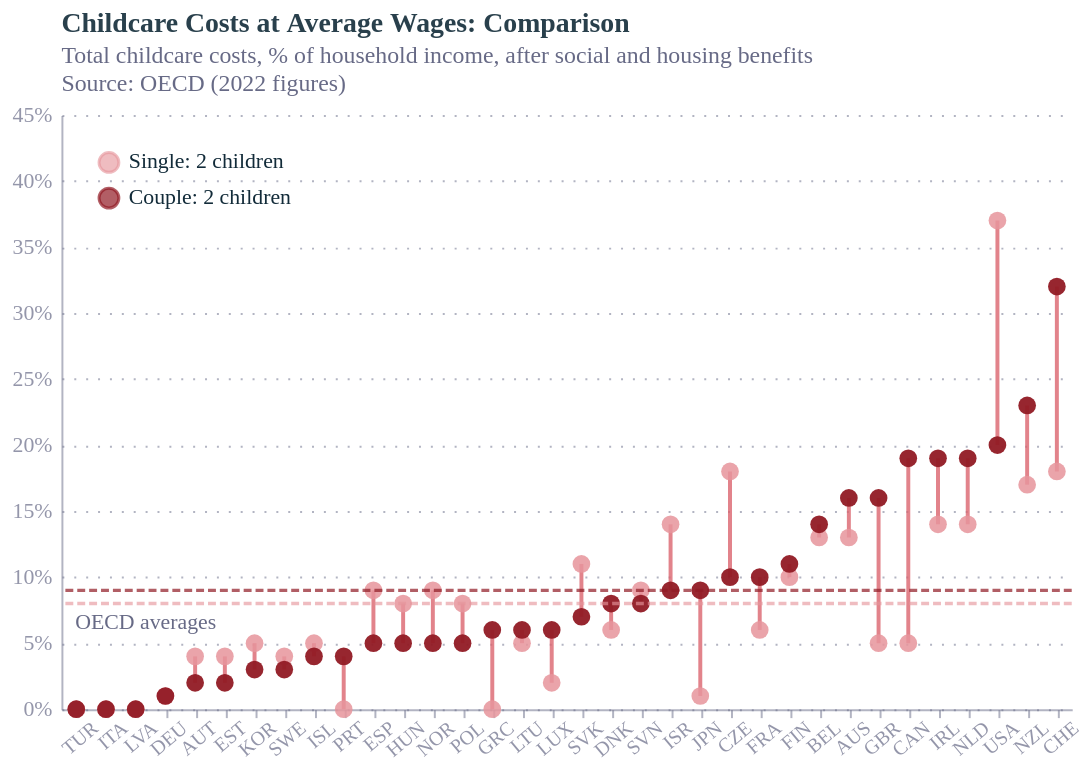

Here is the Vega-Lite specification saved for this chart:
### Vega-Lite specification from a JSON file in a GitHub repository (floating-point values rounded to 4 significant figures)
{"config": {"font": "Circular Std", "text": {"color": "#676A86", "align": "left", "baseline": "middle", "dx": 7, "dy": 0, "fontSize": 11}, "view": {"stroke": null, "continuousWidth": 400, "continuousHeight": 300, "discreteWidth": 400, "discreteHeight": 300}, "bar": {"color": "#179fdb"}, "line": {"color": "#e6224b"}, "rule": {"color": "#676A86"}, "area": {"opacity": 0.3}, "point": {"filled": true, "size": 80, "color": "#e6224b", "opacity": 0.95}, "geoshape": {"stroke": "white", "strokeWidth": 0.3}, "rect": {"fill": "#d6d4d4", "opacity": 0.3}, "axis": {"labelColor": "#676A86", "labelFontSize": 11, "labelFont": "Circular Std", "labelOpacity": 0.7, "tickColor": "#676A86", "tickOpacity": 0.5, "domainColor": "#676A86", "domainOpacity": 0.5, "gridColor": "#676A86", "gridDash": [2, 2], "gridOpacity": 0.5, "title": null, "titleColor": "#676A86", "titleOpacity": 0.8, "tickSize": 4}, "axisXDiscrete": {"grid": false, "labelAngle": 0, "tickCount": 10, "tickOpacity": 0.5, "title": null}, "axisYDiscrete": {"ticks": false, "labelPadding": 5}, "axisXTemporal": {"grid": false, "ticks": true}, "axisXQuantitative": {"grid": true}, "axisYQuantitative": {"gridColor": "#676A86", "gridDash": [1, 5], "gridOpacity": 0.5, "ticks": false, "labelPadding": 5, "tickCount": 8, "titleAngle": 0, "titleAlign": "left", "titleBaseline": "bottom", "titleX": 0, "titleY": -5}, "title": {"color": "#122b39E6", "subtitleColor": "#676A86", "font": "Circular Std", "subtitleFont": "Circular Std", "anchor": "start", "fontSize": 14, "subtitleFontSize": 12, "subtitlePadding": 4, "offset": 0, "frame": "group"}, "legend": {"titleColor": "#122b39", "title": null, "labelColor": "#122b39", "labelFontSize": 11}}, "layer": [{"mark": {"type": "line", "opacity": 0.8}, "encoding": {"color": {"value": "#db646f"}, "detail": {"field": "ISO3", "type": "nominal"}, "order": {"field": "Rank_Couple", "type": "quantitative"}, "tooltip": [{"field": "Country"}, {"field": "Family type"}, {"field": "Value", "format": "~%", "title": "Income share"}], "x": {"axis": {"labelAngle": -40, "labelOffset": 6, "labelFontSize": 10, "labelPadding": 0}, "field": "ISO3", "sort": {"field": "Rank_Couple", "op": "average", "order": "ascending"}, "type": "nominal"}, "y": {"axis": {"format": "%"}, "field": "Value", "scale": {"domain": [0, 0.45]}, "type": "quantitative"}}, "title": {"text": "Childcare Costs at Average Wages: Comparison", "anchor": "start", "dx": 0, "frame": "group", "subtitle": ["Total childcare costs, % of household income, after social and housing benefits", "Source: OECD (2022 figures)"]}, "transform": [{"filter": "(datum.Country !== 'OECD averages')"}]}, {"mark": {"type": "point"}, "encoding": {"color": {"field": "Family type", "legend": {"orient": "top-left", "labelLimit": 0}, "scale": {"domain": ["Single: 2 children", "Couple: 2 children"], "range": ["#e6959cE6", "#911a24"]}, "type": "nominal"}, "order": {"field": "Rank_Couple", "type": "quantitative"}, "tooltip": [{"field": "Country"}, {"field": "Family type"}, {"field": "Value", "format": "~%", "title": "Income share"}], "x": {"axis": {"labelAngle": -40, "labelOffset": 6, "labelFontSize": 10, "labelPadding": 0}, "field": "ISO3", "sort": {"field": "Rank_Couple", "op": "average", "order": "ascending"}, "type": "nominal"}, "y": {"axis": {"format": "%"}, "field": "Value", "scale": {"domain": [0, 0.45]}, "type": "quantitative"}}, "title": {"text": "Childcare Costs at Average Wages: Comparison", "anchor": "start", "dx": 0, "frame": "group", "subtitle": ["Total childcare costs, % of household income, after social and housing benefits", "Source: OECD (2022 figures)"]}, "transform": [{"filter": "(datum.Country !== 'OECD averages')"}]}, {"mark": {"type": "rule", "opacity": 0.7, "size": 1.7, "strokeDash": [4, 2]}, "encoding": {"color": {"field": "Family type", "type": "nominal"}, "tooltip": [{"field": "Country"}, {"field": "Family type"}, {"field": "Value", "format": "~%", "title": "Income share"}], "y": {"field": "Value", "type": "quantitative"}}, "transform": [{"filter": "(datum.Country === 'OECD averages')"}]}, {"mark": {"type": "text", "align": "left", "dy": 10, "text": "OECD"}, "encoding": {"color": {"value": "#676A86"}, "text": {"field": "Country", "type": "nominal"}, "tooltip": [{"field": "Country"}, {"field": "Family type"}, {"field": "Value", "format": "~%", "title": "Income share"}], "x": {"value": 0}, "y": {"field": "Value", "type": "quantitative"}}, "transform": [{"filter": "(datum.Country === 'OECD averages')"}, {"filter": "(datum['Family type'] === 'Single: 2 children')"}, {"filter": "datum['ISO3']"}]}], "data": {"name": "data-dd3d28629fb94600a855e674c70551ce"}, "height": 300, "width": 510, "$schema": "https://vega.github.io/schema/vega-lite/v5.17.0.json", "datasets": {"data-dd3d28629fb94600a855e674c70551ce": [{"ISO3": "AUS", "Country": "Australia", "Type of indicator": "Percentage of net household income", "Family type": "Single: 2 children", "Earnings of the first adult": "Average Wage", "Include social assistance benefits": "Yes", "Include housing benefits": "Yes", "Year": 2022, "Value": 0.13, "Rank_Single": 32.0, "Rank_Couple": 0.0}, {"ISO3": "AUT", "Country": "Austria", "Type of indicator": "Percentage of net household income", "Family type": "Single: 2 children", "Earnings of the first adult": "Average Wage", "Include social assistance benefits": "Yes", "Include housing benefits": "Yes", "Year": 2022, "Value": 0.04, "Rank_Single": 14.0, "Rank_Couple": 0.0}, {"ISO3": "BEL", "Country": "Belgium", "Type of indicator": "Percentage of net household income", "Family type": "Single: 2 children", "Earnings of the first adult": "Average Wage", "Include social assistance benefits": "Yes", "Include housing benefits": "Yes", "Year": 2022, "Value": 0.13, "Rank_Single": 32.0, "Rank_Couple": 0.0}, {"ISO3": "CAN", "Country": "Canada", "Type of indicator": "Percentage of net household income", "Family type": "Single: 2 children", "Earnings of the first adult": "Average Wage", "Include social assistance benefits": "Yes", "Include housing benefits": "Yes", "Year": 2022, "Value": 0.05, "Rank_Single": 18.0, "Rank_Couple": 0.0}, {"ISO3": "CHE", "Country": "Switzerland", "Type of indicator": "Percentage of net household income", "Family type": "Single: 2 children", "Earnings of the first adult": "Average Wage", "Include social assistance benefits": "Yes", "Include housing benefits": "Yes", "Year": 2022, "Value": 0.18, "Rank_Single": 38.5, "Rank_Couple": 0.0}, {"ISO3": "CZE", "Country": "Czechia", "Type of indicator": "Percentage of net household income", "Family type": "Single: 2 children", "Earnings of the first adult": "Average Wage", "Include social assistance benefits": "Yes", "Include housing benefits": "Yes", "Year": 2022, "Value": 0.18, "Rank_Single": 38.5, "Rank_Couple": 0.0}, {"ISO3": "DEU", "Country": "Germany", "Type of indicator": "Percentage of net household income", "Family type": "Single: 2 children", "Earnings of the first adult": "Average Wage", "Include social assistance benefits": "Yes", "Include housing benefits": "Yes", "Year": 2022, "Value": 0.01, "Rank_Single": 8.5, "Rank_Couple": 0.0}, {"ISO3": "DNK", "Country": "Denmark", "Type of indicator": "Percentage of net household income", "Family type": "Single: 2 children", "Earnings of the first adult": "Average Wage", "Include social assistance benefits": "Yes", "Include housing benefits": "Yes", "Year": 2022, "Value": 0.06, "Rank_Single": 21.5, "Rank_Couple": 0.0}, {"ISO3": "ESP", "Country": "Spain", "Type of indicator": "Percentage of net household income", "Family type": "Single: 2 children", "Earnings of the first adult": "Average Wage", "Include social assistance benefits": "Yes", "Include housing benefits": "Yes", "Year": 2022, "Value": 0.09, "Rank_Single": 27.0, "Rank_Couple": 0.0}, {"ISO3": "EST", "Country": "Estonia", "Type of indicator": "Percentage of net household income", "Family type": "Single: 2 children", "Earnings of the first adult": "Average Wage", "Include social assistance benefits": "Yes", "Include housing benefits": "Yes", "Year": 2022, "Value": 0.04, "Rank_Single": 14.0, "Rank_Couple": 0.0}, {"ISO3": "FIN", "Country": "Finland", "Type of indicator": "Percentage of net household income", "Family type": "Single: 2 children", "Earnings of the first adult": "Average Wage", "Include social assistance benefits": "Yes", "Include housing benefits": "Yes", "Year": 2022, "Value": 0.1, "Rank_Single": 29.0, "Rank_Couple": 0.0}, {"ISO3": "FRA", "Country": "France", "Type of indicator": "Percentage of net household income", "Family type": "Single: 2 children", "Earnings of the first adult": "Average Wage", "Include social assistance benefits": "Yes", "Include housing benefits": "Yes", "Year": 2022, "Value": 0.06, "Rank_Single": 21.5, "Rank_Couple": 0.0}, {"ISO3": "GBR", "Country": "United Kingdom", "Type of indicator": "Percentage of net household income", "Family type": "Single: 2 children", "Earnings of the first adult": "Average Wage", "Include social assistance benefits": "Yes", "Include housing benefits": "Yes", "Year": 2022, "Value": 0.05, "Rank_Single": 18.0, "Rank_Couple": 0.0}, {"ISO3": "GRC", "Country": "Greece", "Type of indicator": "Percentage of net household income", "Family type": "Single: 2 children", "Earnings of the first adult": "Average Wage", "Include social assistance benefits": "Yes", "Include housing benefits": "Yes", "Year": 2022, "Value": 0.0, "Rank_Single": 4.0, "Rank_Couple": 0.0}, {"ISO3": "HUN", "Country": "Hungary", "Type of indicator": "Percentage of net household income", "Family type": "Single: 2 children", "Earnings of the first adult": "Average Wage", "Include social assistance benefits": "Yes", "Include housing benefits": "Yes", "Year": 2022, "Value": 0.08, "Rank_Single": 24.0, "Rank_Couple": 0.0}, {"ISO3": "IRL", "Country": "Ireland", "Type of indicator": "Percentage of net household income", "Family type": "Single: 2 children", "Earnings of the first adult": "Average Wage", "Include social assistance benefits": "Yes", "Include housing benefits": "Yes", "Year": 2022, "Value": 0.14, "Rank_Single": 35.0, "Rank_Couple": 0.0}, {"ISO3": "ISL", "Country": "Iceland", "Type of indicator": "Percentage of net household income", "Family type": "Single: 2 children", "Earnings of the first adult": "Average Wage", "Include social assistance benefits": "Yes", "Include housing benefits": "Yes", "Year": 2022, "Value": 0.05, "Rank_Single": 18.0, "Rank_Couple": 0.0}, {"ISO3": "ISR", "Country": "Israel", "Type of indicator": "Percentage of net household income", "Family type": "Single: 2 children", "Earnings of the first adult": "Average Wage", "Include social assistance benefits": "Yes", "Include housing benefits": "Yes", "Year": 2022, "Value": 0.14, "Rank_Single": 35.0, "Rank_Couple": 0.0}, {"ISO3": "ITA", "Country": "Italy", "Type of indicator": "Percentage of net household income", "Family type": "Single: 2 children", "Earnings of the first adult": "Average Wage", "Include social assistance benefits": "Yes", "Include housing benefits": "Yes", "Year": 2022, "Value": 0.0, "Rank_Single": 4.0, "Rank_Couple": 0.0}, {"ISO3": "JPN", "Country": "Japan", "Type of indicator": "Percentage of net household income", "Family type": "Single: 2 children", "Earnings of the first adult": "Average Wage", "Include social assistance benefits": "Yes", "Include housing benefits": "Yes", "Year": 2022, "Value": 0.01, "Rank_Single": 8.5, "Rank_Couple": 0.0}, {"ISO3": "KOR", "Country": "Korea", "Type of indicator": "Percentage of net household income", "Family type": "Single: 2 children", "Earnings of the first adult": "Average Wage", "Include social assistance benefits": "Yes", "Include housing benefits": "Yes", "Year": 2022, "Value": 0.05, "Rank_Single": 18.0, "Rank_Couple": 0.0}, {"ISO3": "LTU", "Country": "Lithuania", "Type of indicator": "Percentage of net household income", "Family type": "Single: 2 children", "Earnings of the first adult": "Average Wage", "Include social assistance benefits": "Yes", "Include housing benefits": "Yes", "Year": 2022, "Value": 0.05, "Rank_Single": 18.0, "Rank_Couple": 0.0}, {"ISO3": "LUX", "Country": "Luxembourg", "Type of indicator": "Percentage of net household income", "Family type": "Single: 2 children", "Earnings of the first adult": "Average Wage", "Include social assistance benefits": "Yes", "Include housing benefits": "Yes", "Year": 2022, "Value": 0.02, "Rank_Single": 10.5, "Rank_Couple": 0.0}, {"ISO3": "LVA", "Country": "Latvia", "Type of indicator": "Percentage of net household income", "Family type": "Single: 2 children", "Earnings of the first adult": "Average Wage", "Include social assistance benefits": "Yes", "Include housing benefits": "Yes", "Year": 2022, "Value": 0.0, "Rank_Single": 4.0, "Rank_Couple": 0.0}, {"ISO3": "NLD", "Country": "Netherlands", "Type of indicator": "Percentage of net household income", "Family type": "Single: 2 children", "Earnings of the first adult": "Average Wage", "Include social assistance benefits": "Yes", "Include housing benefits": "Yes", "Year": 2022, "Value": 0.14, "Rank_Single": 35.0, "Rank_Couple": 0.0}, {"ISO3": "NOR", "Country": "Norway", "Type of indicator": "Percentage of net household income", "Family type": "Single: 2 children", "Earnings of the first adult": "Average Wage", "Include social assistance benefits": "Yes", "Include housing benefits": "Yes", "Year": 2022, "Value": 0.09, "Rank_Single": 27.0, "Rank_Couple": 0.0}, {"ISO3": "NZL", "Country": "New Zealand", "Type of indicator": "Percentage of net household income", "Family type": "Single: 2 children", "Earnings of the first adult": "Average Wage", "Include social assistance benefits": "Yes", "Include housing benefits": "Yes", "Year": 2022, "Value": 0.17, "Rank_Single": 37.0, "Rank_Couple": 0.0}, {"ISO3": "OECD", "Country": "OECD averages", "Type of indicator": "Percentage of net household income", "Family type": "Single: 2 children", "Earnings of the first adult": "Average Wage", "Include social assistance benefits": "Yes", "Include housing benefits": "Yes", "Year": 2022, "Value": 0.08, "Rank_Single": 24.0, "Rank_Couple": 0.0}, {"ISO3": "POL", "Country": "Poland", "Type of indicator": "Percentage of net household income", "Family type": "Single: 2 children", "Earnings of the first adult": "Average Wage", "Include social assistance benefits": "Yes", "Include housing benefits": "Yes", "Year": 2022, "Value": 0.08, "Rank_Single": 24.0, "Rank_Couple": 0.0}, {"ISO3": "PRT", "Country": "Portugal", "Type of indicator": "Percentage of net household income", "Family type": "Single: 2 children", "Earnings of the first adult": "Average Wage", "Include social assistance benefits": "Yes", "Include housing benefits": "Yes", "Year": 2022, "Value": 0.0, "Rank_Single": 4.0, "Rank_Couple": 0.0}, {"ISO3": "SVK", "Country": "Slovak Republic", "Type of indicator": "Percentage of net household income", "Family type": "Single: 2 children", "Earnings of the first adult": "Average Wage", "Include social assistance benefits": "Yes", "Include housing benefits": "Yes", "Year": 2022, "Value": 0.11, "Rank_Single": 30.0, "Rank_Couple": 0.0}, {"ISO3": "SVN", "Country": "Slovenia", "Type of indicator": "Percentage of net household income", "Family type": "Single: 2 children", "Earnings of the first adult": "Average Wage", "Include social assistance benefits": "Yes", "Include housing benefits": "Yes", "Year": 2022, "Value": 0.09, "Rank_Single": 27.0, "Rank_Couple": 0.0}, {"ISO3": "SWE", "Country": "Sweden", "Type of indicator": "Percentage of net household income", "Family type": "Single: 2 children", "Earnings of the first adult": "Average Wage", "Include social assistance benefits": "Yes", "Include housing benefits": "Yes", "Year": 2022, "Value": 0.04, "Rank_Single": 14.0, "Rank_Couple": 0.0}, {"ISO3": "TUR", "Country": "Türkiye", "Type of indicator": "Percentage of net household income", "Family type": "Single: 2 children", "Earnings of the first adult": "Average Wage", "Include social assistance benefits": "Yes", "Include housing benefits": "Yes", "Year": 2022, "Value": 0.0, "Rank_Single": 0.0, "Rank_Couple": 0.0}, {"ISO3": "USA", "Country": "United States", "Type of indicator": "Percentage of net household income", "Family type": "Single: 2 children", "Earnings of the first adult": "Average Wage", "Include social assistance benefits": "Yes", "Include housing benefits": "Yes", "Year": 2022, "Value": 0.37, "Rank_Single": 41.0, "Rank_Couple": 0.0}, {"ISO3": "AUS", "Country": "Australia", "Type of indicator": "Percentage of net household income", "Family type": "Couple: 2 children", "Earnings of the first adult": "Average Wage", "Include social assistance benefits": "Yes", "Include housing benefits": "Yes", "Year": 2022, "Value": 0.16, "Rank_Single": 0.0, "Rank_Couple": 34.0}, {"ISO3": "AUT", "Country": "Austria", "Type of indicator": "Percentage of net household income", "Family type": "Couple: 2 children", "Earnings of the first adult": "Average Wage", "Include social assistance benefits": "Yes", "Include housing benefits": "Yes", "Year": 2022, "Value": 0.02, "Rank_Single": 0.0, "Rank_Couple": 8.0}, {"ISO3": "BEL", "Country": "Belgium", "Type of indicator": "Percentage of net household income", "Family type": "Couple: 2 children", "Earnings of the first adult": "Average Wage", "Include social assistance benefits": "Yes", "Include housing benefits": "Yes", "Year": 2022, "Value": 0.14, "Rank_Single": 0.0, "Rank_Couple": 32.0}, {"ISO3": "CAN", "Country": "Canada", "Type of indicator": "Percentage of net household income", "Family type": "Couple: 2 children", "Earnings of the first adult": "Average Wage", "Include social assistance benefits": "Yes", "Include housing benefits": "Yes", "Year": 2022, "Value": 0.19, "Rank_Single": 0.0, "Rank_Couple": 37.0}, {"ISO3": "CHE", "Country": "Switzerland", "Type of indicator": "Percentage of net household income", "Family type": "Couple: 2 children", "Earnings of the first adult": "Average Wage", "Include social assistance benefits": "Yes", "Include housing benefits": "Yes", "Year": 2022, "Value": 0.32, "Rank_Single": 0.0, "Rank_Couple": 41.0}, {"ISO3": "CZE", "Country": "Czechia", "Type of indicator": "Percentage of net household income", "Family type": "Couple: 2 children", "Earnings of the first adult": "Average Wage", "Include social assistance benefits": "Yes", "Include housing benefits": "Yes", "Year": 2022, "Value": 0.1, "Rank_Single": 0.0, "Rank_Couple": 29.5}, {"ISO3": "DEU", "Country": "Germany", "Type of indicator": "Percentage of net household income", "Family type": "Couple: 2 children", "Earnings of the first adult": "Average Wage", "Include social assistance benefits": "Yes", "Include housing benefits": "Yes", "Year": 2022, "Value": 0.01, "Rank_Single": 0.0, "Rank_Couple": 6.0}, {"ISO3": "DNK", "Country": "Denmark", "Type of indicator": "Percentage of net household income", "Family type": "Couple: 2 children", "Earnings of the first adult": "Average Wage", "Include social assistance benefits": "Yes", "Include housing benefits": "Yes", "Year": 2022, "Value": 0.08, "Rank_Single": 0.0, "Rank_Couple": 24.5}, {"ISO3": "ESP", "Country": "Spain", "Type of indicator": "Percentage of net household income", "Family type": "Couple: 2 children", "Earnings of the first adult": "Average Wage", "Include social assistance benefits": "Yes", "Include housing benefits": "Yes", "Year": 2022, "Value": 0.05, "Rank_Single": 0.0, "Rank_Couple": 16.5}, {"ISO3": "EST", "Country": "Estonia", "Type of indicator": "Percentage of net household income", "Family type": "Couple: 2 children", "Earnings of the first adult": "Average Wage", "Include social assistance benefits": "Yes", "Include housing benefits": "Yes", "Year": 2022, "Value": 0.02, "Rank_Single": 0.0, "Rank_Couple": 8.0}, {"ISO3": "FIN", "Country": "Finland", "Type of indicator": "Percentage of net household income", "Family type": "Couple: 2 children", "Earnings of the first adult": "Average Wage", "Include social assistance benefits": "Yes", "Include housing benefits": "Yes", "Year": 2022, "Value": 0.11, "Rank_Single": 0.0, "Rank_Couple": 31.0}, {"ISO3": "FRA", "Country": "France", "Type of indicator": "Percentage of net household income", "Family type": "Couple: 2 children", "Earnings of the first adult": "Average Wage", "Include social assistance benefits": "Yes", "Include housing benefits": "Yes", "Year": 2022, "Value": 0.1, "Rank_Single": 0.0, "Rank_Couple": 29.5}, {"ISO3": "GBR", "Country": "United Kingdom", "Type of indicator": "Percentage of net household income", "Family type": "Couple: 2 children", "Earnings of the first adult": "Average Wage", "Include social assistance benefits": "Yes", "Include housing benefits": "Yes", "Year": 2022, "Value": 0.16, "Rank_Single": 0.0, "Rank_Couple": 34.0}, {"ISO3": "GRC", "Country": "Greece", "Type of indicator": "Percentage of net household income", "Family type": "Couple: 2 children", "Earnings of the first adult": "Average Wage", "Include social assistance benefits": "Yes", "Include housing benefits": "Yes", "Year": 2022, "Value": 0.06, "Rank_Single": 0.0, "Rank_Couple": 20.0}, {"ISO3": "HUN", "Country": "Hungary", "Type of indicator": "Percentage of net household income", "Family type": "Couple: 2 children", "Earnings of the first adult": "Average Wage", "Include social assistance benefits": "Yes", "Include housing benefits": "Yes", "Year": 2022, "Value": 0.05, "Rank_Single": 0.0, "Rank_Couple": 16.5}, {"ISO3": "IRL", "Country": "Ireland", "Type of indicator": "Percentage of net household income", "Family type": "Couple: 2 children", "Earnings of the first adult": "Average Wage", "Include social assistance benefits": "Yes", "Include housing benefits": "Yes", "Year": 2022, "Value": 0.19, "Rank_Single": 0.0, "Rank_Couple": 37.0}, {"ISO3": "ISL", "Country": "Iceland", "Type of indicator": "Percentage of net household income", "Family type": "Couple: 2 children", "Earnings of the first adult": "Average Wage", "Include social assistance benefits": "Yes", "Include housing benefits": "Yes", "Year": 2022, "Value": 0.04, "Rank_Single": 0.0, "Rank_Couple": 13.5}, {"ISO3": "ISR", "Country": "Israel", "Type of indicator": "Percentage of net household income", "Family type": "Couple: 2 children", "Earnings of the first adult": "Average Wage", "Include social assistance benefits": "Yes", "Include housing benefits": "Yes", "Year": 2022, "Value": 0.09, "Rank_Single": 0.0, "Rank_Couple": 27.0}, {"ISO3": "ITA", "Country": "Italy", "Type of indicator": "Percentage of net household income", "Family type": "Couple: 2 children", "Earnings of the first adult": "Average Wage", "Include social assistance benefits": "Yes", "Include housing benefits": "Yes", "Year": 2022, "Value": 0.0, "Rank_Single": 0.0, "Rank_Couple": 3.0}, {"ISO3": "JPN", "Country": "Japan", "Type of indicator": "Percentage of net household income", "Family type": "Couple: 2 children", "Earnings of the first adult": "Average Wage", "Include social assistance benefits": "Yes", "Include housing benefits": "Yes", "Year": 2022, "Value": 0.09, "Rank_Single": 0.0, "Rank_Couple": 27.0}, {"ISO3": "KOR", "Country": "Korea", "Type of indicator": "Percentage of net household income", "Family type": "Couple: 2 children", "Earnings of the first adult": "Average Wage", "Include social assistance benefits": "Yes", "Include housing benefits": "Yes", "Year": 2022, "Value": 0.03, "Rank_Single": 0.0, "Rank_Couple": 11.0}, {"ISO3": "LTU", "Country": "Lithuania", "Type of indicator": "Percentage of net household income", "Family type": "Couple: 2 children", "Earnings of the first adult": "Average Wage", "Include social assistance benefits": "Yes", "Include housing benefits": "Yes", "Year": 2022, "Value": 0.06, "Rank_Single": 0.0, "Rank_Couple": 20.0}, {"ISO3": "LUX", "Country": "Luxembourg", "Type of indicator": "Percentage of net household income", "Family type": "Couple: 2 children", "Earnings of the first adult": "Average Wage", "Include social assistance benefits": "Yes", "Include housing benefits": "Yes", "Year": 2022, "Value": 0.06, "Rank_Single": 0.0, "Rank_Couple": 20.0}, {"ISO3": "LVA", "Country": "Latvia", "Type of indicator": "Percentage of net household income", "Family type": "Couple: 2 children", "Earnings of the first adult": "Average Wage", "Include social assistance benefits": "Yes", "Include housing benefits": "Yes", "Year": 2022, "Value": 0.0, "Rank_Single": 0.0, "Rank_Couple": 3.0}, {"ISO3": "NLD", "Country": "Netherlands", "Type of indicator": "Percentage of net household income", "Family type": "Couple: 2 children", "Earnings of the first adult": "Average Wage", "Include social assistance benefits": "Yes", "Include housing benefits": "Yes", "Year": 2022, "Value": 0.19, "Rank_Single": 0.0, "Rank_Couple": 37.0}, {"ISO3": "NOR", "Country": "Norway", "Type of indicator": "Percentage of net household income", "Family type": "Couple: 2 children", "Earnings of the first adult": "Average Wage", "Include social assistance benefits": "Yes", "Include housing benefits": "Yes", "Year": 2022, "Value": 0.05, "Rank_Single": 0.0, "Rank_Couple": 16.5}, {"ISO3": "NZL", "Country": "New Zealand", "Type of indicator": "Percentage of net household income", "Family type": "Couple: 2 children", "Earnings of the first adult": "Average Wage", "Include social assistance benefits": "Yes", "Include housing benefits": "Yes", "Year": 2022, "Value": 0.23, "Rank_Single": 0.0, "Rank_Couple": 40.0}, {"ISO3": "OECD", "Country": "OECD averages", "Type of indicator": "Percentage of net household income", "Family type": "Couple: 2 children", "Earnings of the first adult": "Average Wage", "Include social assistance benefits": "Yes", "Include housing benefits": "Yes", "Year": 2022, "Value": 0.09, "Rank_Single": 0.0, "Rank_Couple": 27.0}, {"ISO3": "POL", "Country": "Poland", "Type of indicator": "Percentage of net household income", "Family type": "Couple: 2 children", "Earnings of the first adult": "Average Wage", "Include social assistance benefits": "Yes", "Include housing benefits": "Yes", "Year": 2022, "Value": 0.05, "Rank_Single": 0.0, "Rank_Couple": 16.5}, {"ISO3": "PRT", "Country": "Portugal", "Type of indicator": "Percentage of net household income", "Family type": "Couple: 2 children", "Earnings of the first adult": "Average Wage", "Include social assistance benefits": "Yes", "Include housing benefits": "Yes", "Year": 2022, "Value": 0.04, "Rank_Single": 0.0, "Rank_Couple": 13.5}, {"ISO3": "SVK", "Country": "Slovak Republic", "Type of indicator": "Percentage of net household income", "Family type": "Couple: 2 children", "Earnings of the first adult": "Average Wage", "Include social assistance benefits": "Yes", "Include housing benefits": "Yes", "Year": 2022, "Value": 0.07, "Rank_Single": 0.0, "Rank_Couple": 22.5}, {"ISO3": "SVN", "Country": "Slovenia", "Type of indicator": "Percentage of net household income", "Family type": "Couple: 2 children", "Earnings of the first adult": "Average Wage", "Include social assistance benefits": "Yes", "Include housing benefits": "Yes", "Year": 2022, "Value": 0.08, "Rank_Single": 0.0, "Rank_Couple": 24.5}, {"ISO3": "SWE", "Country": "Sweden", "Type of indicator": "Percentage of net household income", "Family type": "Couple: 2 children", "Earnings of the first adult": "Average Wage", "Include social assistance benefits": "Yes", "Include housing benefits": "Yes", "Year": 2022, "Value": 0.03, "Rank_Single": 0.0, "Rank_Couple": 11.0}, {"ISO3": "TUR", "Country": "Türkiye", "Type of indicator": "Percentage of net household income", "Family type": "Couple: 2 children", "Earnings of the first adult": "Average Wage", "Include social assistance benefits": "Yes", "Include housing benefits": "Yes", "Year": 2022, "Value": 0.0, "Rank_Single": 0.0, "Rank_Couple": 0.0}, {"ISO3": "USA", "Country": "United States", "Type of indicator": "Percentage of net household income", "Family type": "Couple: 2 children", "Earnings of the first adult": "Average Wage", "Include social assistance benefits": "Yes", "Include housing benefits": "Yes", "Year": 2022, "Value": 0.2, "Rank_Single": 0.0, "Rank_Couple": 39.0}]}}
